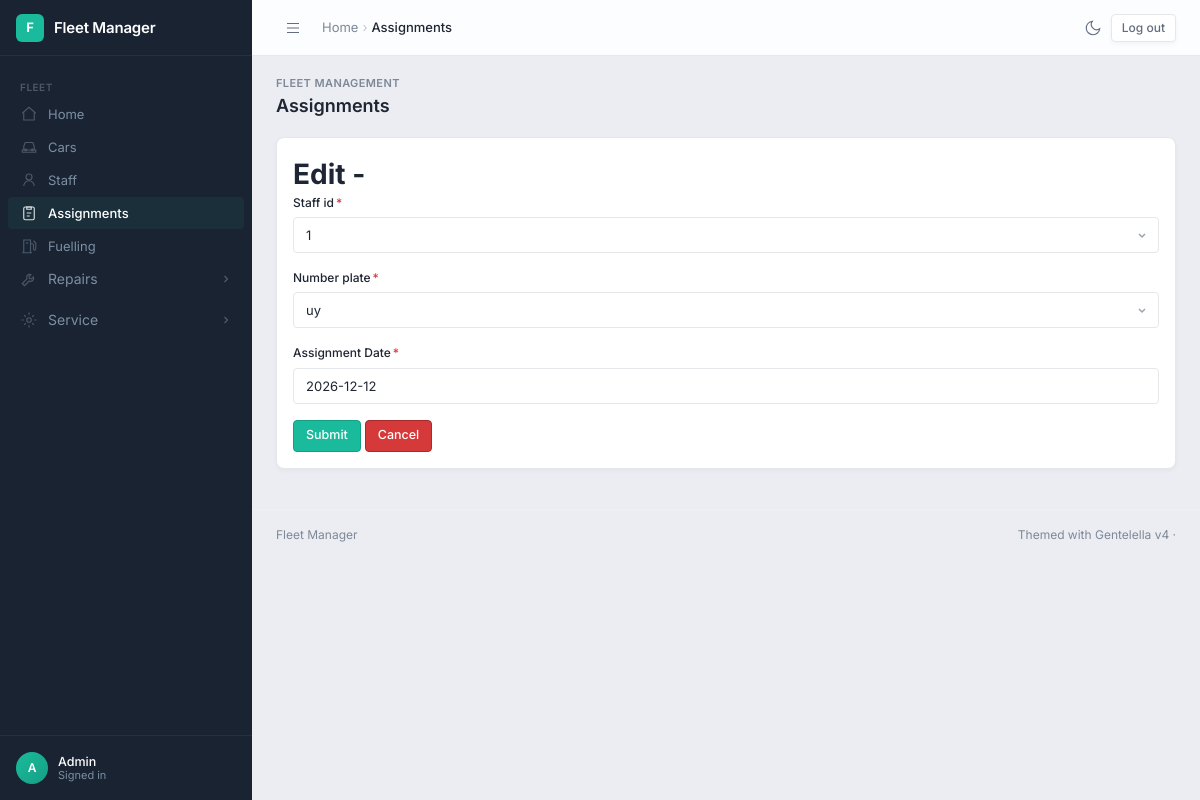
The app's page /edit_assignment/2/ (signed in) with its own data.
### fleetmanagement/models.py (models this page shows)
class Assigning(models.Model):
    staff_id = models.ForeignKey(Staff, on_delete = models.CASCADE)
    number_plate = models.ForeignKey(Car, on_delete= models.CASCADE)
    assignment_date = models.DateField(auto_now=False, verbose_name="Assignment Date")

class Car(models.Model):
    TRANSIT_OPTIONS = [
        ("A", "Auto"),
        ("M", "Manual")
    ]
    ENGINE_OPTIONS = [
        ("P", "Petrol"),
        ("D", "Diesel")
    ]
    car_type = models.CharField(max_length=10, verbose_name="Car Type")
    Brand = models.CharField(max_length=10, verbose_name="Brand Name")
    number_plate = models.CharField(max_length=10, verbose_name="Number Plate")
    Model = models.CharField(max_length=10)
    Expiry_insurance = models.DateField(auto_now=False)
    Transmission = models.CharField(max_length=10, choices=TRANSIT_OPTIONS)
    Engine_type = models.CharField(max_length=10, choices=ENGINE_OPTIONS, verbose_name="Engine Type")
    def __str__(self):
            return self.number_plate

### fleetmanagement/views.py (the view)
# urls.py: path('edit_assignment/<int:assignmentid>/', edit_assignment, name='edit_assignment_page'),
@login_required
def edit_assignment(request, assignmentid):
    assignment = Assigning.objects.get(id = assignmentid)
    message = ''
    if request.method == 'POST':
        assignmentform = AssigningForm(request.POST, instance=assignment)
        if assignmentform.is_valid():
            assignmentform.save()
            return redirect('assignment_page')
        else:
            message = 'Form has invalid data'
    else:
        assignmentform = AssigningForm(instance=assignment)
    context = {
        'form' : assignmentform,
        'msg' : message,
        'assignment' : assignment
    }
    return render(request, "edit_assignment.html", context)

### fleetmanagement/forms.py
class AssigningForm(ModelForm):
    class Meta:
        model = Assigning
        fields = '__all__'

### fleetmanagement/models.py (called while the page is built)
    def __str__(self):
        return str(self.id)

### fleetmanagement/templates/edit_assignment.html (shortened to what this page needs)
{% extends './home.html' %}
{% load crispy_forms_tags %}
{% block content %}
    <h1>Edit - {{assign.id}}</h1>
    <form method="post" data-demo-submit="false">
        {{form|crispy}}
        <input type="submit" class="btn btn-primary">
        <a href="{% url 'assignment_page' %}" class="btn btn-danger">Cancel</a>
    </form>
{% endblock content %}

### fleetmanagement/templates/home.html (shortened to what this page needs)
{% load static %}<!DOCTYPE html>
<html lang="en">
<head>
<link rel="stylesheet" crossorigin href="{% static 'gentelella/assets/main-v4-DB_ReeJG.css' %}">
<link rel="stylesheet" href="{% static 'gentelella/fleet-bridge.css' %}">
</head>
{% with u=request.resolver_match.url_name|default:'' %}
<body data-shell="admin">
<aside class="sidebar" aria-label="Primary navigation">
  <div class="sidebar-brand">
    <div class="brand-icon">F</div>
    <div class="brand-name">Fleet Manager</div>
  </div>
  <nav class="sidebar-nav">
    <div class="nav-group">
      <div class="nav-label">Fleet</div>
<a class="nav-link{% if u == 'home_page' %} active{% endif %}" href="{% url 'home_page' %}"><svg class="icon" width="18" height="18" viewBox="0 0 24 24" fill="none" stroke="currentColor" stroke-width="1.5"><path d="M3 11l9-8 9 8"/><path d="M5 10v10h14V10"/></svg><span class="nav-text">Home</span></a>
<a class="nav-link{% if 'car' in u %} active{% endif %}" href="{% url 'car_page' %}"><svg class="icon" width="18" height="18" viewBox="0 0 24 24" fill="none" stroke="currentColor" stroke-width="1.5"><path d="M5 16V11l2-5h10l2 5v5"/><path d="M3 16h18v3H3z"/><circle cx="7.5" cy="16" r="1.2"/><circle cx="16.5" cy="16" r="1.2"/></svg><span class="nav-text">Cars</span></a>
<a class="nav-link{% if 'staff' in u %} active{% endif %}" href="{% url 'staff_page' %}"><svg class="icon" width="18" height="18" viewBox="0 0 24 24" fill="none" stroke="currentColor" stroke-width="1.5"><circle cx="12" cy="8" r="4"/><path d="M5 20c0-3.9 3.1-7 7-7s7 3.1 7 7"/></svg><span class="nav-text">Staff</span></a>
<a class="nav-link{% if 'assign' in u %} active{% endif %}" href="{% url 'assignment_page' %}"><svg class="icon" width="18" height="18" viewBox="0 0 24 24" fill="none" stroke="currentColor" stroke-width="1.5"><rect x="5" y="4" width="14" height="17" rx="2"/><path d="M9 4h6v3H9zM9 12h6M9 16h4"/></svg><span class="nav-text">Assignments</span></a>
<a class="nav-link{% if 'fuel' in u %} active{% endif %}" href="{% url 'fuelling_page' %}"><svg class="icon" width="18" height="18" viewBox="0 0 24 24" fill="none" stroke="currentColor" stroke-width="1.5"><path d="M5 21V4h9v17M3 21h13"/><path d="M14 9h2a2 2 0 012 2v5a1.5 1.5 0 003 0V8l-3-3"/><path d="M8 8h3"/></svg><span class="nav-text">Fuelling</span></a>
<div class="nav-tree{% if 'repair' in u %} open has-active{% endif %}"><button type="button" class="nav-link nav-toggle" aria-expanded="{% if 'repair' in u %}true{% else %}false{% endif %}"><svg class="icon" width="18" height="18" viewBox="0 0 24 24" fill="none" stroke="currentColor" stroke-width="1.5"><path d="M14.7 6.3a4 4 0 00-5.4 5.4L3 18l3 3 6.3-6.3a4 4 0 005.4-5.4l-2.6 2.6-2.4-.6-.6-2.4z"/></svg><span class="nav-text">Repairs</span><svg class="nav-chev" width="12" height="12" viewBox="0 0 16 16" fill="none" stroke="currentColor" stroke-width="1.5" aria-hidden="true"><path d="M6 4l4 4-4 4"/></svg></button><div class="nav-sub"><div class="nav-sub-inner"><a class="nav-sublink{% if 'repair' in u and 'issues' in u %} active{% endif %}" href="{% url 'repair_issues_page' %}">Repair issues</a><a class="nav-sublink{% if 'repair' in u and 'records' in u %} active{% endif %}" href="{% url 'repair_records_page' %}">Repair records</a></div></div></div>
<div class="nav-tree{% if 'service' in u %} open has-active{% endif %}"><button type="button" class="nav-link nav-toggle" aria-expanded="{% if 'service' in u %}true{% else %}false{% endif %}"><svg class="icon" width="18" height="18" viewBox="0 0 24 24" fill="none" stroke="currentColor" stroke-width="1.5"><circle cx="12" cy="12" r="3"/><path d="M12 2v3M12 19v3M2 12h3M19 12h3M5.6 5.6l2.1 2.1M16.3 16.3l2.1 2.1M5.6 18.4l2.1-2.1M16.3 7.7l2.1-2.1"/></svg><span class="nav-text">Service</span><svg class="nav-chev" width="12" height="12" viewBox="0 0 16 16" fill="none" stroke="currentColor" stroke-width="1.5" aria-hidden="true"><path d="M6 4l4 4-4 4"/></svg></button><div class="nav-sub"><div class="nav-sub-inner"><a class="nav-sublink{% if 'service' in u and 'issues' in u %} active{% endif %}" href="{% url 'service_issues_page' %}">Service issues</a><a class="nav-sublink{% if 'service' in u and 'records' in u %} active{% endif %}" href="{% url 'service_records_page' %}">Service records</a></div></div></div>
    </div>
  </nav>
  <div class="sidebar-footer">
    <div class="sidebar-user">
      <div class="avatar">{% if user.is_authenticated %}{{ user.username|first|upper }}{% else %}?{% endif %}</div>
      <div class="sidebar-user-info">
        <div class="name">{% if user.is_authenticated %}{{ user.username }}{% else %}Guest{% endif %}</div>
        <div class="role">{% if user.is_authenticated %}Signed in{% else %}Not signed in{% endif %}</div>
      </div>
    </div>
  </div>
</aside>
<header class="topbar">
  <div class="topbar-left">
    <button class="sidebar-toggle" type="button" aria-label="Open menu" aria-controls="sidebar" aria-expanded="false">
      <svg width="20" height="20" viewBox="0 0 24 24" fill="none" stroke="currentColor" stroke-width="1.5" aria-hidden="true"><path d="M4 6h16M4 12h16M4 18h16"/></svg>
    </button>
    <nav class="breadcrumb" aria-label="Breadcrumb">
      <a href="{% url 'home_page' %}">Home</a><span class="sep" aria-hidden="true">&rsaquo;</span><span class="current" aria-current="page">{% block crumb %}{% if u == 'home_page' %}Home{% elif 'car' in u %}Cars{% elif 'staff' in u %}Staff{% elif 'assign' in u %}Assignments{% elif 'fuel' in u %}Fuelling{% elif 'repair' in u and 'issues' in u %}Repair issues{% elif 'repair' in u %}Repair records{% elif 'service' in u and 'issues' in u %}Service issues{% elif 'service' in u %}Service records{% elif u == 'login' %}Login{% elif 'sign' in u %}Sign up{% else %}Fleet Manager{% endif %}{% endblock %}</span>
    </nav>
  </div>
  <div class="topbar-right">
    <button class="tb-btn theme-toggle" type="button" title="Toggle theme" aria-label="Toggle theme" aria-pressed="false">
      <svg class="theme-icon-dark" width="18" height="18" viewBox="0 0 24 24" fill="none" stroke="currentColor" stroke-width="1.5" aria-hidden="true"><path d="M21 12.79A9 9 0 1 1 11.21 3 7 7 0 0 0 21 12.79z"/></svg>
    </button>
    <div class="auth-links">
      {% if user.is_authenticated %}
        <form method="post" action="{% url 'logout' %}">{% csrf_token %}<button type="submit" class="btn btn-outline btn-sm">Log out</button></form>
      {% else %}
        <a class="btn btn-outline btn-sm" href="{% url 'login' %}">Login</a>
        <a class="btn btn-primary btn-sm" href="{% url 'sign_up_page' %}">Sign up</a>
      {% endif %}
    </div>
  </div>
</header>
<main class="main">
  <div class="page-wrapper">
    <div class="page-header">
      <div class="page-header-row">
        <div>
          <div class="page-pretitle">Fleet management</div>
          <h1 class="page-title">{% block page_title %}{% if u == 'home_page' %}Home{% elif 'car' in u %}Cars{% elif 'staff' in u %}Staff{% elif 'assign' in u %}Assignments{% elif 'fuel' in u %}Fuelling{% elif 'repair' in u and 'issues' in u %}Repair issues{% elif 'repair' in u %}Repair records{% elif 'service' in u and 'issues' in u %}Service issues{% elif 'service' in u %}Service records{% elif u == 'login' %}Login{% elif 'sign' in u %}Sign up{% else %}Fleet Manager{% endif %}{% endblock %}</h1>
        </div>
      </div>
    </div>
    <div class="card">
      <div class="card-body fleet-content">
        {% block content %}{% endblock content %}
      </div>
    </div>
  </div>
  <footer class="footer"><span>Fleet Manager</span><span>Themed with Gentelella v4 &middot;</span></footer>
</main>
{% endwith %}
</body>
</html>

### static/gentelella/fleet-bridge.css (style rules this page uses)
body { background-color: rgb(235, 237, 243); }
nav a { display: block; }
.mb-3 { margin-bottom: 16px; }
.form-label .asteriskField, .asteriskField { color: var(--red); margin-inline-start: 2px; }
select.form-select { display: block; width: 100%; height: 36px; padding: 0 32px 0 12px; font: inherit; font-size: 13px; color: var(--text); background-color: var(--bg-surface); border: 1px solid var(--border-color); border-radius: var(--radius-sm); outline: none; cursor: pointer; appearance: none; -webkit-appearance: none; background-repeat: no-repeat; background-position: right 10px center; }
.fleet-content input[type="submit"].btn { cursor: pointer; }
.auth-links { display: flex; align-items: center; gap: 8px; }
.auth-links form { margin: 0; }

### records on screen
Assigning: staff_id "1", assignment_date "2026-12-12"
Car: number_plate "uy"

### other values on screen
{{ user.username|first|upper }} "A"
{{ user.username }} "Admin"
